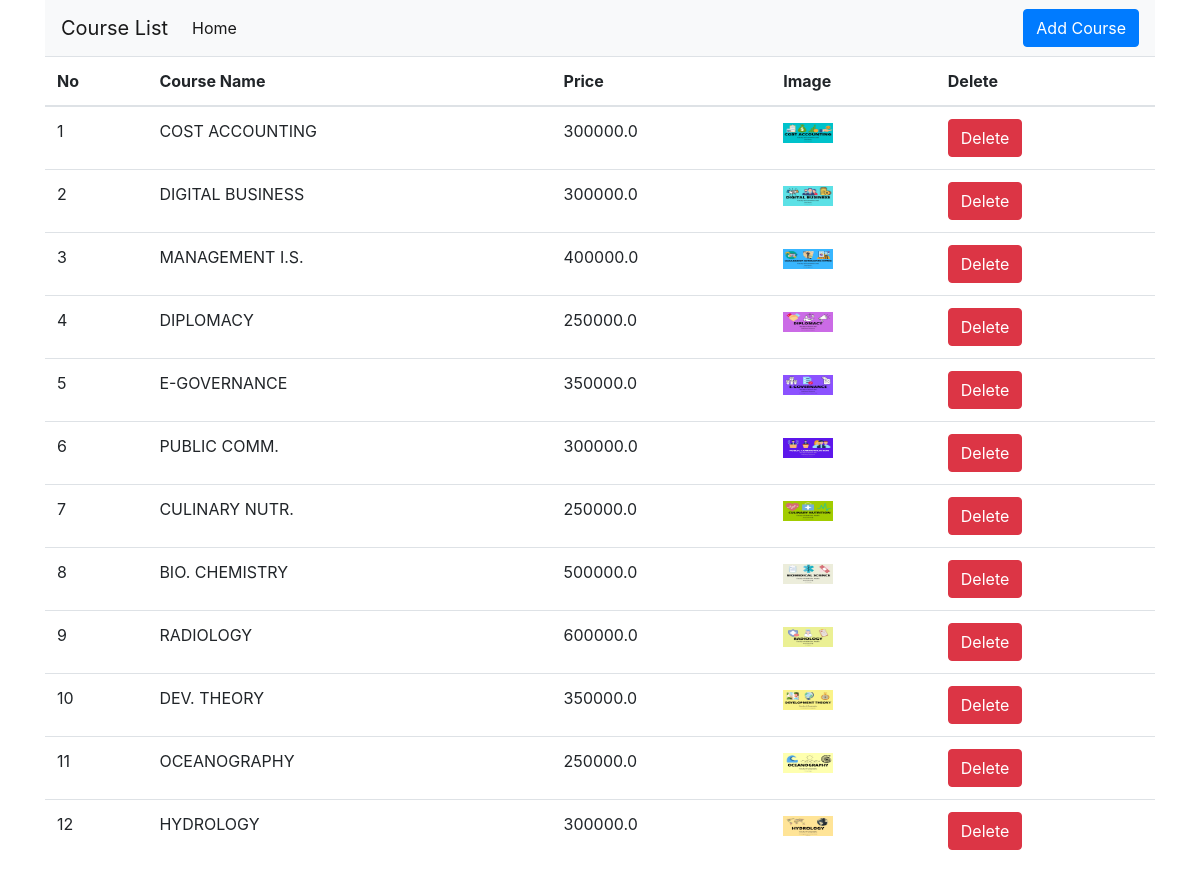
Page /admin (signed in) on the committed database.
### shop/products/models.py (models this page shows, shortened)
class Addcourse(db.Model):
    id = db.Column(db.Integer, primary_key=True)
    name = db.Column(db.String(80), nullable=False)
    price = db.Column(db.DECIMAL(asdecimal=False), nullable=False)
    description = db.Column(db.Text, nullable=False)
    image_1 = db.Column(db.String(150), nullable=False, default='image.jpg')
    image_2 = db.Column(db.String(150), nullable=False, default='image.jpg')

### shop/admin/routes.py (the view)
@app.route('/admin')
def admin():
    if 'email' not in session:
        flash(f'Please Login First', 'danger')
        return redirect(url_for('login'))
    courses = Addcourse.query.all()
    return render_template('admin/index.html', title='Admin page', courses=courses)

### shop/templates/admin/index.html (shortened to what this page needs)
{% extends 'layout.html'%}
{% block content %}
<div class="container">
    <nav class="navbar navbar-expand-lg navbar-light bg-light">
        <a class="navbar-brand" href="#">Course List</a>
        <div class="collapse navbar-collapse" id="navbarNavDropdown">
          <ul class="navbar-nav">
            <li class="nav-item active">
              <a class="nav-link" href="{{url_for('home')}}">Home <span class="sr-only">(current)</span></a>
            </li>
          </ul>
          <ul class="navbar-nav ml-auto">
            <li class="nav-item" style="list-style-type:none;">
              <a href="{{url_for('addcourse')}}" class="btn btn-primary">Add Course</a>
            </li>
          </ul>
        </div>
      </nav>
</div>
<div class="container">
    <table class="table tbale-sm">
        <thead>
            <th>No</th>
            <th>Course Name</th>
            <th>Price</th>
            <th>Image</th>
            <th>Delete</th>
        </thead>
        <tbody>
          {% for course in courses %}
          <tr>
            <td>{{loop.index}}</td>
            <td>{{ course.name }}</td>
            <td>{{ course.price }}</td>
            <td><img src="{{url_for('static',filename='images/' + course.image_1)}}" width="50" height="20"></td>
            <td>
              <form action="{{url_for('deletecourse', id=course.id)}}" method="post">
              <button type="submit" class="btn btn-danger">Delete</button>
              </form></td>
          </tr>
          {% endfor %}
</div>
{% endblock content %}

### rows in the picture
Addcourse: name "COST ACCOUNTING", price "300000.0", image_1 (picture)
Addcourse: name "DIGITAL BUSINESS", price "300000.0", image_1 (picture)
Addcourse: name "MANAGEMENT I.S.", price "400000.0", image_1 (picture)
Addcourse: name "DIPLOMACY", price "250000.0", image_1 (picture)
Addcourse: name "E-GOVERNANCE", price "350000.0", image_1 (picture)
Addcourse: name "PUBLIC COMM.", price "300000.0", image_1 (picture)
Addcourse: name "CULINARY NUTR.", price "250000.0", image_1 (picture)
Addcourse: name "BIO. CHEMISTRY", price "500000.0", image_1 (picture)
Addcourse: name "RADIOLOGY", price "600000.0", image_1 (picture)
Addcourse: name "DEV. THEORY", price "350000.0", image_1 (picture)
Addcourse: name "OCEANOGRAPHY", price "250000.0", image_1 (picture)
Addcourse: name "HYDROLOGY", price "300000.0", image_1 (picture)
